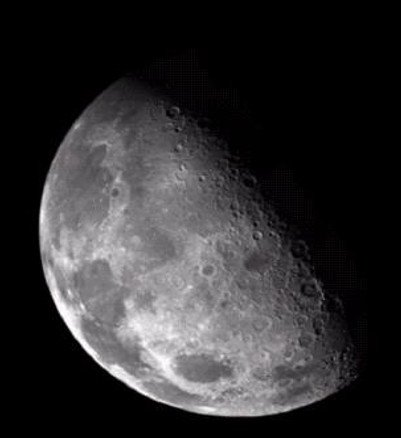
#> input picture lab7/moon.jpg, 401 x 438 px
$ jupyter execute --allow-errors 'Lab_7_(A)_Laplacian_Filter (1).ipynb'   (older library calls are emulated)
#> lines starting #> are read from the running program, lines starting #| are printed output that depends on the picture
# **Lab 7(A) - Laplacian Filter**

[cell 1]
import cv2
import numpy as np

from IPython.display import Image, display
from matplotlib import pyplot as plt

plt.rc('text', usetex=False)

## Apply Laplacian Filter on Image to get Sharp Image

[cell 2]
# ================ ( Laplacian Filter ) ===================


# 0. Image file path
imgFile = "moon.jpg"

# 1. Load image and convert to grayscale
img = cv2.imread(imgFile, 0)
#> img: shape (438, 401); min 0, max 255, mean 47.6

# 2. Manually define the Laplacian Kernel
# This is the standard 3x3 kernel that detects horizontal and vertical edges
manual_kernel = np.array([
    [0,  1,  0],
    [1, -4,  1],
    [0,  1,  0]
], dtype=np.float32)

# Alternative kernel: Detects diagonal edges as well
# manual_kernel = np.array([
#     [1,  1,  1],
#     [1, -8,  1],
#     [1,  1,  1]
# ], dtype=np.float32)

# 3. Apply the filter using filter2D
# -1 indicates the output image will have the same depth as the source
# However, for Laplacian, use cv2.CV_64F to avoid clipping negative values
laplacian_manual = cv2.filter2D(img, cv2.CV_64F, manual_kernel)
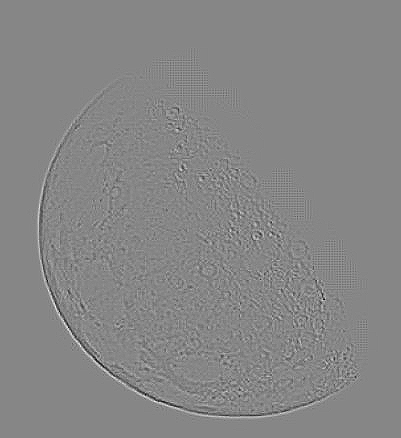
#> laplacian_manual: shape (438, 401) float64; min -123, max 110, mean 0; drawn with min black and max white

# 4. Take absolute value and convert back to 8-bit (0-255)
laplacian_abs = cv2.convertScaleAbs(laplacian_manual)
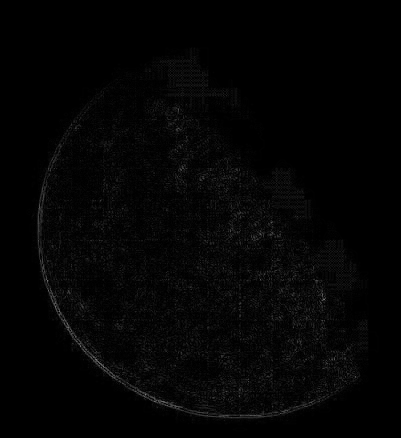
#> laplacian_abs: shape (438, 401); min 0, max 123, mean 4.1

finalImage = img + laplacian_abs

# 5. Display images
plt.figure(figsize=(12, 10))
#> (this line was passed over: IPython is not available in this run)
#> (the rest of this cell did not finish here and is left out)

[cell 3]
# ================== ( Laplacian Filter ) ===============

# 1. Optional: Apply Gaussian Blur to reduce noise
# This prevents the algorithm from picking up tiny details as edges
blurred = cv2.GaussianBlur(img, (3, 3), 0)

# 2. Apply the Laplacian Algorithm
# Use CV_64F to capture both positive and negative gradients (essential for edges)
laplacian = cv2.Laplacian(blurred, cv2.CV_64F)

# 3. Convert back to 8-bit image to view it properly
laplacian_8bit = cv2.convertScaleAbs(laplacian)

# 4. Adding Laplace and origianl Image
finalImage2 = img + laplacian_8bit

# 5. Display images
plt.figure(figsize=(12, 10))
#> (this line was passed over: IPython is not available in this run)
#> (the rest of this cell did not finish here and is left out)

## Evaluating the Laplacian Filter on Noisy Images

Laplacian filters are second-order derivative filters, making them extremely sensitive to high-frequency noise (like Gaussian noise or Salt & Pepper noise). Let's see how our Laplacian edge detector performs on `noise.jpg` and `salt&Pepper.jpg` with and without Gaussian blurring.

[cell 4]
import cv2
import numpy as np
import matplotlib.pyplot as plt

# Load the noisy images in grayscale
img_noise = cv2.imread('noise.jpg', 0)
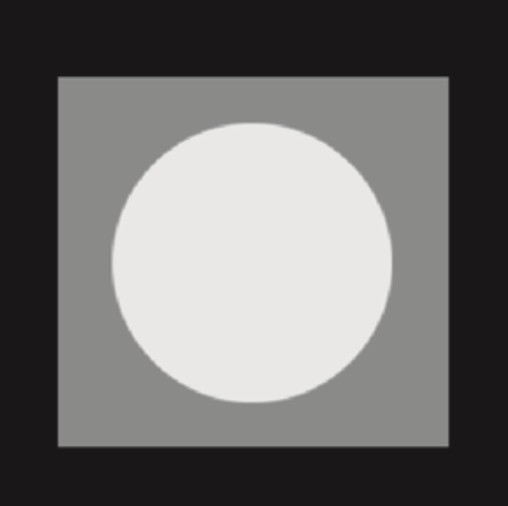
#> input picture lab7/noise.jpg, 508 x 506 px
#> img_noise: shape (506, 508); min 21, max 239, mean 110.7
img_salt_pepper = cv2.imread('salt&Pepper.jpg', 0)
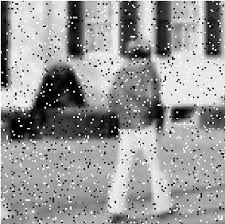
#> input picture lab7/salt&Pepper.jpg, 225 x 224 px
#> img_salt_pepper is the input picture: shape (224, 225); min 0, max 255, mean 153.1

def process_and_plot(image, title):
#> called with title = 'Gaussian Noise'
    if image is None:
        print(f"Error: Could not load {title} image.")
        return

    # 1. Direct Laplacian (No blur)
    laplacian_direct = cv2.Laplacian(image, cv2.CV_64F)
    laplacian_direct_abs = cv2.convertScaleAbs(laplacian_direct)

    # 2. Laplacian with Gaussian Blur preprocessing
    blurred = cv2.GaussianBlur(image, (5, 5), 0)
#> blurred: shape (506, 508)
    laplacian_blurred = cv2.Laplacian(blurred, cv2.CV_64F)
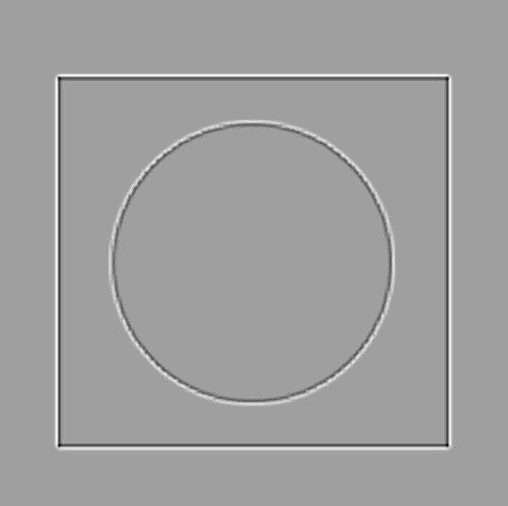
#> laplacian_blurred: shape (506, 508) float64; min -25, max 15, mean 0; drawn with min black and max white
    laplacian_blurred_abs = cv2.convertScaleAbs(laplacian_blurred)

    # Display results
    plt.figure(figsize=(15, 5))
#> (this line was passed over: IPython is not available in this run)
    plt.subplot(131), plt.imshow(image, cmap='gray'), plt.title(f'Original {title}')
    plt.subplot(132), plt.imshow(laplacian_direct_abs, cmap='gray'), plt.title('Laplacian (No Blur)')
    plt.subplot(133), plt.imshow(laplacian_blurred_abs, cmap='gray'), plt.title('Laplacian (With 5x5 Gaussian Blur)')
    plt.tight_layout()
    plt.show()

# Process both images
process_and_plot(img_noise, 'Gaussian Noise')
#> (the call stopped at in process_and_plot, `plt.subplot(131), plt.imshow(image, cmap='gray'), plt.title(f'Original..`: IPython is not available in this run)
process_and_plot(img_salt_pepper, 'Salt & Pepper Noise')
#> call 2 of process_and_plot, with title = 'Salt & Pepper Noise'
#> in process_and_plot (call 2), `laplacian_direct = cv2.Laplacian(image, cv2.CV_64F)`:
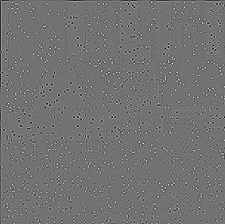
#> laplacian_direct: shape (224, 225) float64; min -738, max 899, mean -1.1; drawn with min black and max white
#> in process_and_plot (call 2), `laplacian_direct_abs = cv2.convertScaleAbs(laplacian_direct)`:
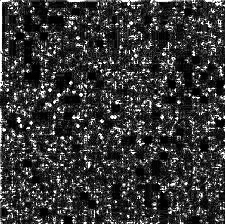
#> laplacian_direct_abs: shape (224, 225); min 0, max 255, mean 53.4
#> in process_and_plot (call 2), `blurred = cv2.GaussianBlur(image, (5, 5), 0)`:
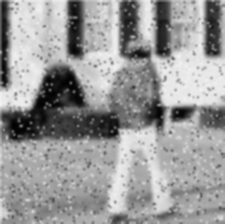
#> blurred: shape (224, 225); min 1, max 245, mean 152.8
#> in process_and_plot (call 2), `laplacian_blurred = cv2.Laplacian(blurred, cv2.CV_64F)`:
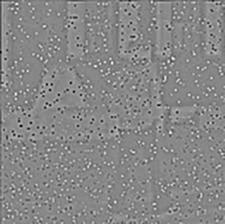
#> laplacian_blurred: shape (224, 225) float64; min -109, max 96, mean -0.1; drawn with min black and max white
#> in process_and_plot (call 2), `laplacian_blurred_abs = cv2.convertScaleAbs(laplacian_blurred)`:
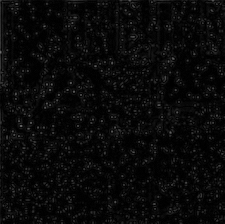
#> laplacian_blurred_abs: shape (224, 225); min 0, max 109, mean 9.2
#> (the call stopped at in process_and_plot, `plt.subplot(131), plt.imshow(image, cmap='gray'), plt.title(f'Original..`: IPython is not available in this run)

## Inspecting the Second Lab Notebook: Maths & Statistics Filters

[cell 5]
import json

# Path to the second notebook
notebook_path = '/content/Lab_7_(B)_Maths_&_Statistics_Filters.ipynb'

try:
    with open(notebook_path, 'r', encoding='utf-8') as f:
        nb_data = json.load(f)

    # Display the structure of the target notebook
    print(f"Notebook: {notebook_path}")
    print(f"Number of cells: {len(nb_data['cells'])}\n")

    for idx, cell in enumerate(nb_data['cells']):
        cell_type = cell.get('cell_type', 'unknown')
        source = "".join(cell.get('source', []))
        # Print a preview of each cell
        preview = source[:200] + '...' if len(source) > 200 else source
        print(f"--- Cell {idx} ({cell_type}) ---")
        print(preview)
        print("\n")
except Exception as e:
    print(f"Error reading notebook: {e}")

# **Lab 7(B) - Mathematical and Statistical Filters**

[cell 6]
import cv2
import numpy as np
import matplotlib.pyplot as plt

# Load the noisy images in grayscale
img_noise = cv2.imread('noise.jpg', 0)
img_salt_pepper = cv2.imread('salt&Pepper.jpg', 0)

# 1. Arithmetic Mean Filter
def arithmetic_mean_filter(image, kernel_size=3):
    kernel = np.ones((kernel_size, kernel_size), np.float32) / (kernel_size * kernel_size)
    return cv2.filter2D(image, -1, kernel)

# 2. Geometric Mean Filter
def geometric_mean_filter(image, kernel_size=3):
    img_float = image.astype(np.float64) + 1.0
    log_img = np.log(img_float)
    kernel = np.ones((kernel_size, kernel_size), np.float64) / (kernel_size * kernel_size)
    geom_log = cv2.filter2D(log_img, -1, kernel)
    geom_mean = np.exp(geom_log) - 1.0
    return np.clip(geom_mean, 0, 255).astype(np.uint8)

# 3. Harmonic Mean Filter
def harmonic_mean_filter(image, kernel_size=3):
    img_float = image.astype(np.float64) + 1e-6
    reciprocal = 1.0 / img_float
    kernel = np.ones((kernel_size, kernel_size), np.float64)
    sum_reciprocal = cv2.filter2D(reciprocal, -1, kernel)
    harmonic_mean = (kernel_size * kernel_size) / (sum_reciprocal + 1e-6)
    return np.clip(harmonic_mean, 0, 255).astype(np.uint8)

# 4. Contra-Harmonic Mean Filter
def contra_harmonic_mean(image, kernel_size=3, Q=0.0):
    img_float = image.astype(np.float64) + 1e-6
    numerator = np.power(img_float, Q + 1.0)
    denominator = np.power(img_float, Q)
    kernel = np.ones((kernel_size, kernel_size), np.float64)
    num_sum = cv2.filter2D(numerator, -1, kernel)
    den_sum = cv2.filter2D(denominator, -1, kernel)
    result = num_sum / (den_sum + 1e-6)
    return np.clip(result, 0, 255).astype(np.uint8)

# 5. Median Filter
def median_filter(image, kernel_size=3):
    return cv2.medianBlur(image, kernel_size)

# 6. Max & Min Filters
def max_filter(image, kernel_size=3):
    kernel = cv2.getStructuringElement(cv2.MORPH_RECT, (kernel_size, kernel_size))
    return cv2.dilate(image, kernel)

def min_filter(image, kernel_size=3):
    kernel = cv2.getStructuringElement(cv2.MORPH_RECT, (kernel_size, kernel_size))
    return cv2.erode(image, kernel)

# 7. Midpoint Filter
def midpoint_filter(image, kernel_size=3):
    max_img = max_filter(image, kernel_size).astype(np.float64)
    min_img = min_filter(image, kernel_size).astype(np.float64)
    return np.clip((max_img + min_img) / 2.0, 0, 255).astype(np.uint8)

[cell 7]
# Evaluate the mathematical/statistical filters on Gaussian Noise image
plt.figure(figsize=(18, 10))
#> (this line was passed over: IPython is not available in this run)
